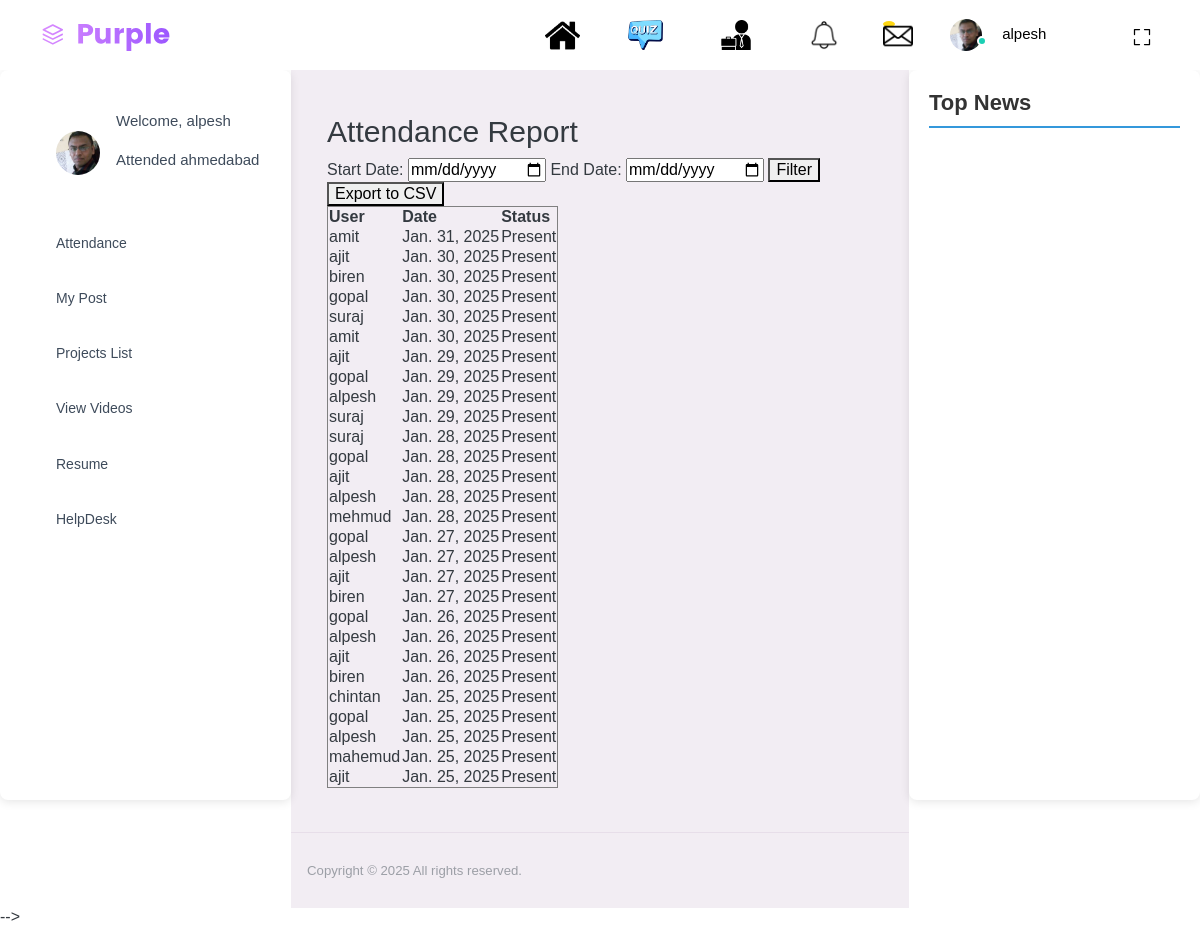
Page /attendance_report/ (signed in) on the earlier database version.
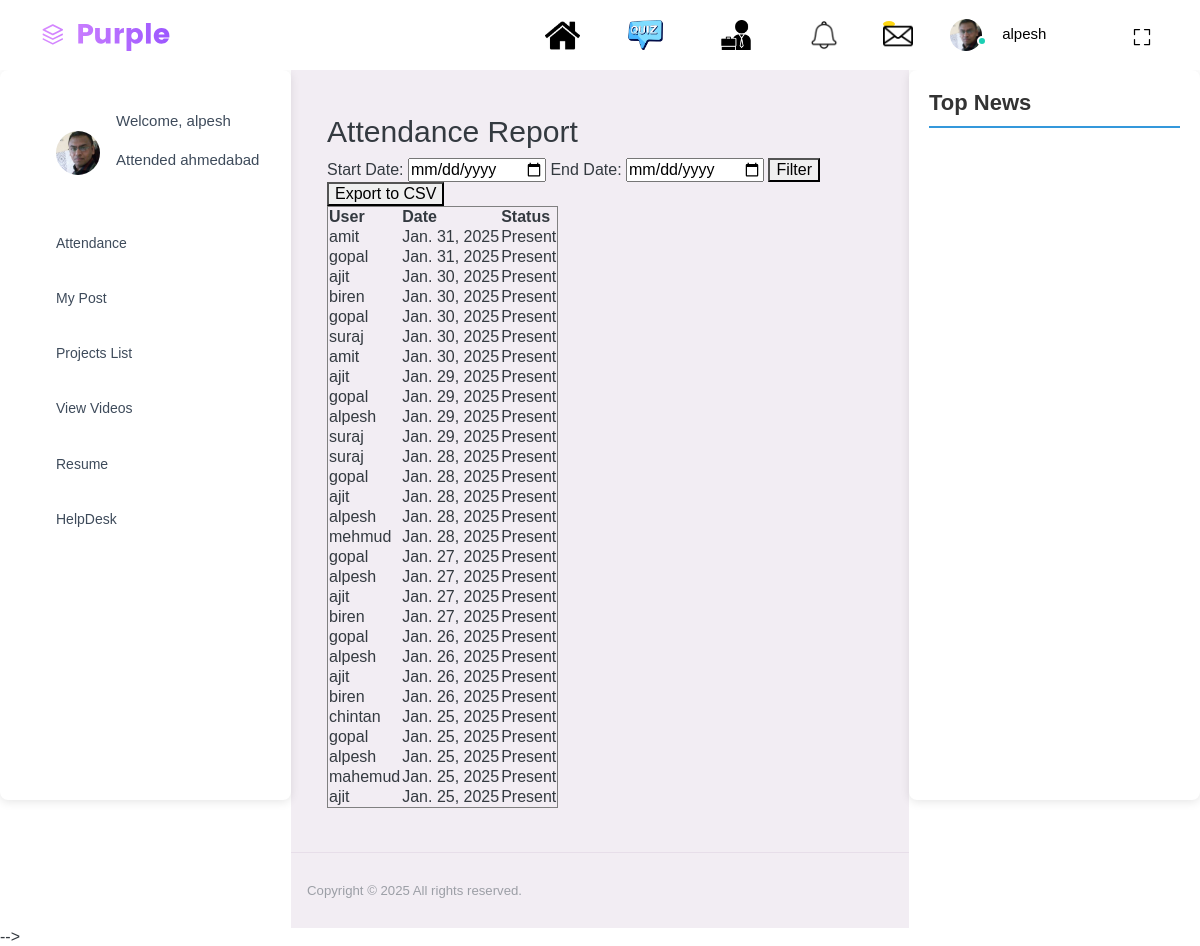
Same page on the later database version.
### user_management/models.py (models this page shows, shortened)
class AttendanceRecord(models.Model):
    user = models.ForeignKey(settings.AUTH_USER_MODEL, on_delete=models.CASCADE)
    date = models.DateField(default=timezone.now)
    status = models.CharField(max_length=10, choices=[('Present', 'Present'), ('Absent', 'Absent')])

class CustomUser(AbstractUser):
    role = models.CharField(max_length=50, choices=[('Admin', 'Admin'), ('User', 'User')])
    education = models.CharField(max_length=100, null=True, blank=True)
    college_name = models.CharField(max_length=255, null=True, blank=True)
    address = models.CharField(max_length=255, null=True, blank=True)
    sex = models.CharField(max_length=10, choices=[('Male', 'Male'), ('Female', 'Female'), ('Other', 'Other')], null=True, blank=True)
    screenshot = models.ImageField(upload_to='screenshots/', null=True, blank=True)
    profile_pic = models.ImageField(upload_to='profile_pic/', null=True, blank=True)
    is_approved = models.BooleanField(default=False)
    created_at = models.DateTimeField(auto_now_add=True,null=True, blank=True)

### user_management/views.py (the view)
# urls.py: path('attendance_report/', views.attendance_report, name='attendance_report'),
@login_required
def attendance_report(request):
    records = AttendanceRecord.objects.select_related('user').order_by('-date')
    start_date = request.GET.get('start_date')
    end_date = request.GET.get('end_date')
    if start_date and end_date:
        records = records.filter(date__range=[parse_date(start_date), parse_date(end_date)])
    context = {
        'records': records,
        'start_date': start_date,
        'end_date': end_date,
    }
    return render(request, 'user_management/attendance_report.html', context)

### user_management/context_processors.py (called while the page is built)
def get_news(request):
    url = 'https://newsapi.org/v2/top-headlines?country=us&apiKey=1dc725c4b44746cbba9103a3d479147f'
    response = requests.get(url)
    if response.status_code == 200:
        news_data = response.json()
        articles = news_data.get('articles', [])
    else:
        articles = []
    return {'articles': articles}

### user_management/templates/user_management/attendance_report.html (shortened to what this page needs)
{% extends "user_management/base.html" %}
{% load static %}
{% block content %}
<h2>Attendance Report</h2>
<form method="get" action="{% url 'attendance_report' %}">
  <label for="start_date">Start Date:</label>
  <input type="date" id="start_date" name="start_date" value="{{ start_date }}">
  <label for="end_date">End Date:</label>
  <input type="date" id="end_date" name="end_date" value="{{ end_date }}">
  <button type="submit">Filter</button>
</form>
<form method="get" action="{% url 'export_attendance_csv' %}">
  <button type="submit">Export to CSV</button>
</form>
<table border="1">
  <tr>
    <th>User</th>
    <th>Date</th>
    <th>Status</th>
  </tr>
  {% for record in records %}
    <tr>
      <td>{{ record.user.username }}</td>
      <td>{{ record.date }}</td>
      <td>{{ record.status }}</td>
    </tr>
  {% endfor %}
</table>
{% endblock %}

Differences in the rows shown:
added AttendanceRecord: user.username "gopal", date "Jan. 31, 2025", status "Present"
